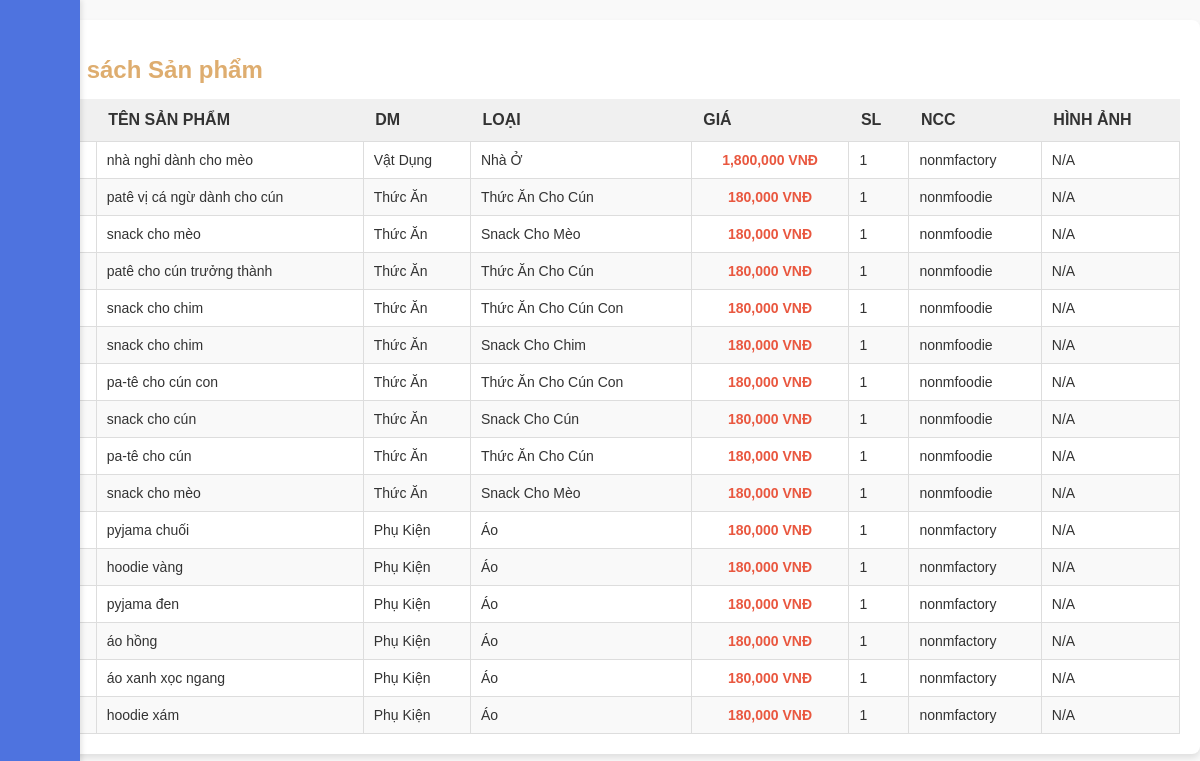
Page /Views/quanlysanpham.php on the committed database.
### tables this page shows
CREATE TABLE IF NOT EXISTS `sanpham` (
  `idSanPham` varchar(50) NOT NULL,
  `TenSanPham` varchar(50) NOT NULL,
  `SoLuong` int DEFAULT NULL,
  `MoTa` text,
  `Gia` decimal(15,2) DEFAULT NULL,
  `idDanhMuc` int NOT NULL,
  `idLoaiSP` int NOT NULL,
  `idNhaCungCap` int NOT NULL,
  `idNhaSanXuat` int NOT NULL,
  `Image` varchar(255) DEFAULT NULL,
  PRIMARY KEY (`idSanPham`),
  KEY `idDanhMuc` (`idDanhMuc`),
  KEY `idLoaiSP` (`idLoaiSP`),
  KEY `idNhaCungCap` (`idNhaCungCap`),
  KEY `idNhaSanXuat` (`idNhaSanXuat`)
);

CREATE TABLE IF NOT EXISTS `danhmuc` (
  `idDanhMuc` int NOT NULL,
  `TenDanhMuc` varchar(20) NOT NULL,
  PRIMARY KEY (`idDanhMuc`)
);

CREATE TABLE IF NOT EXISTS `loaisanpham` (
  `idLoaiSP` int NOT NULL,
  `TenLoai` varchar(50) NOT NULL,
  `MoTa` text,
  `idDanhMuc` int NOT NULL,
  PRIMARY KEY (`idLoaiSP`),
  KEY `idDanhMuc` (`idDanhMuc`)
);

CREATE TABLE IF NOT EXISTS `nhacungcap` (
  `idNhaCungCap` int NOT NULL,
  `TenNhaCungCap` varchar(20) NOT NULL,
  `DiaChi` varchar(50) DEFAULT NULL,
  `Sdt` char(10) DEFAULT NULL,
  `Email` varchar(50) DEFAULT NULL,
  PRIMARY KEY (`idNhaCungCap`)
);

### Public/Access/qlsp/maincontentqlsp.php (the view, shortened to what this page needs)
<div class="main-container">
        <aside class="sidebar">
            <ul>
                <li><a href="dashboard.php">Trang Chủ</a></li>
                <li><a href="quanlysanpham.php?act=danhmucsanpham">Danh mục sản phẩm</a></li>
                <li><a href="quanlysanpham.php?act=loaisanpham">Loại sản phẩm</a></li>
                <li><a href="quanlysanpham.php?act=sanpham">Sản phẩm</a></li>
            </ul>
        </aside>
    </div>
<?php
$sanPhamList = [];
try {
    $pdo = get_pdo_connection();
    $sql = "SELECT sp.*, dm.TenDanhMuc, lsp.TenLoai, ncc.TenNhaCungCap
            FROM sanpham sp
            JOIN danhmuc dm ON sp.idDanhMuc = dm.idDanhMuc
            JOIN loaisanpham lsp ON sp.idLoaiSP = lsp.idLoaiSP
            JOIN nhacungcap ncc ON sp.idNhaCungCap = ncc.idNhaCungCap
            ORDER BY sp.idSanPham DESC";
    $stmt = $pdo->prepare($sql);
    $stmt->execute();
    $sanPhamList = $stmt->fetchAll(PDO::FETCH_ASSOC);
} catch (PDOException $e) {
    $errorMessage = "Lỗi khi tải danh sách sản phẩm: " . $e->getMessage();
}
?>
<div class="product-list-container">
    <h1 class="page-title">Danh sách Sản phẩm</h1>
    <?php if (empty($sanPhamList)): ?>
        <p>Không có sản phẩm nào được tìm thấy.</p>
    <?php else: ?>
        <table class="product-table">
            <thead>
                <tr>
                    <th>ID</th>
                    <th>Tên Sản phẩm</th>
                    <th>DM</th>
                    <th>Loại</th>
                    <th>Giá</th>
                    <th>SL</th>
                    <th>NCC</th>
                    <th>Hình ảnh</th>
                    </tr>
            </thead>
            <tbody>
                <?php foreach ($sanPhamList as $row): ?>
                <tr>
                    <td><?= htmlspecialchars($row['idSanPham']) ?></td>
                    <td><?= htmlspecialchars($row['TenSanPham']) ?></td>
                    <td><?= htmlspecialchars($row['TenDanhMuc']) ?></td>
                    <td><?= htmlspecialchars($row['TenLoai']) ?></td>
                    <td class="price-col"><?= number_format($row['Gia']) ?> VNĐ</td>
                    <td><?= htmlspecialchars($row['SoLuong']) ?></td>
                    <td><?= htmlspecialchars($row['TenNhaCungCap']) ?></td>
                    <td>
                        <?php if (!empty($row['image'])): ?>
                            <img src="<?php echo htmlspecialchars($row['image']); ?>" class="product-image" alt="SP">
                        <?php else: ?>
                            N/A
                        <?php endif; ?>
                    </td>
                    </tr>
                <?php endforeach; ?>
            </tbody>
        </table>
    <?php endif; ?>
</div>

### Public/Access/css/dashboard.css (style rules this page uses)
body { font-family: Arial, sans-serif; margin: 0; padding: 0; background-color: #f9f9f9; color: #333; display: flex; flex-direction: column; min-height: 100vh; }
.main-container { display: flex; width: 100%; }
.sidebar { width: 60px; background-color:#4e73df; color: white; padding: 20px 10px; height: 100vh; box-shadow: 2px 0 5px rgba(0, 0, 0, 0.1); position: fixed; transition: width 0.3s ease; overflow: hidden; }
.sidebar ul { list-style: none; padding: 0; margin: 0; }
.sidebar ul li { margin: 15px 0; }

### Public/Access/qlsp/maincontentqlsp.php (style rules this page uses)
.product-list-container { background: #fff; padding: 20px; border-radius: 8px; box-shadow: 0 4px 6px rgba(0, 0, 0, 0.1); margin-top: 20px; clear: both; }
.page-title { color: #DEAD6F; font-size: 24px; margin-bottom: 15px; }
.product-table { width: 100%; border-collapse: collapse; }
.product-table th { background-color: #f0f0f0; color: #333; font-weight: bold; text-transform: uppercase; padding: 12px; text-align: left; }
.product-table td { border: 1px solid #ddd; padding: 10px; vertical-align: middle; font-size: 14px; }
.product-table tr:nth-child(even) { background-color: #f9f9f9; }
.price-col { font-weight: bold; color: #E9573F; text-align: center; }

### rows in the picture
sanpham: TenSanPham "nhà nghỉ dành cho mèo", idDanhMuc.TenDanhMuc "Vật Dụng", idLoaiSP.TenLoai "Nhà Ở", Gia "1,800,000", SoLuong "1", idNhaCungCap.TenNhaCungCap "nonmfactory"
sanpham: TenSanPham "patê vị cá ngừ dành cho cún", idDanhMuc.TenDanhMuc "Thức Ăn", idLoaiSP.TenLoai "Thức Ăn Cho Cún", Gia "180,000", SoLuong "1", idNhaCungCap.TenNhaCungCap "nonmfoodie"
sanpham: TenSanPham "snack cho mèo", idDanhMuc.TenDanhMuc "Thức Ăn", idLoaiSP.TenLoai "Snack Cho Mèo", Gia "180,000", SoLuong "1", idNhaCungCap.TenNhaCungCap "nonmfoodie"
sanpham: TenSanPham "patê cho cún trưởng thành", idDanhMuc.TenDanhMuc "Thức Ăn", idLoaiSP.TenLoai "Thức Ăn Cho Cún", Gia "180,000", SoLuong "1", idNhaCungCap.TenNhaCungCap "nonmfoodie"
sanpham: TenSanPham "snack cho chim", idDanhMuc.TenDanhMuc "Thức Ăn", idLoaiSP.TenLoai "Thức Ăn Cho Cún Con", Gia "180,000", SoLuong "1", idNhaCungCap.TenNhaCungCap "nonmfoodie"
sanpham: TenSanPham "snack cho chim", idDanhMuc.TenDanhMuc "Thức Ăn", idLoaiSP.TenLoai "Snack Cho Chim", Gia "180,000", SoLuong "1", idNhaCungCap.TenNhaCungCap "nonmfoodie"
sanpham: TenSanPham "pa-tê cho cún con", idDanhMuc.TenDanhMuc "Thức Ăn", idLoaiSP.TenLoai "Thức Ăn Cho Cún Con", Gia "180,000", SoLuong "1", idNhaCungCap.TenNhaCungCap "nonmfoodie"
sanpham: TenSanPham "snack cho cún", idDanhMuc.TenDanhMuc "Thức Ăn", idLoaiSP.TenLoai "Snack Cho Cún", Gia "180,000", SoLuong "1", idNhaCungCap.TenNhaCungCap "nonmfoodie"
sanpham: TenSanPham "pa-tê cho cún", idDanhMuc.TenDanhMuc "Thức Ăn", idLoaiSP.TenLoai "Thức Ăn Cho Cún", Gia "180,000", SoLuong "1", idNhaCungCap.TenNhaCungCap "nonmfoodie"
sanpham: TenSanPham "snack cho mèo", idDanhMuc.TenDanhMuc "Thức Ăn", idLoaiSP.TenLoai "Snack Cho Mèo", Gia "180,000", SoLuong "1", idNhaCungCap.TenNhaCungCap "nonmfoodie"
sanpham: TenSanPham "pyjama chuối", idDanhMuc.TenDanhMuc "Phụ Kiện", idLoaiSP.TenLoai "Áo", Gia "180,000", SoLuong "1", idNhaCungCap.TenNhaCungCap "nonmfactory"
sanpham: TenSanPham "hoodie vàng", idDanhMuc.TenDanhMuc "Phụ Kiện", idLoaiSP.TenLoai "Áo", Gia "180,000", SoLuong "1", idNhaCungCap.TenNhaCungCap "nonmfactory"
sanpham: TenSanPham "pyjama đen", idDanhMuc.TenDanhMuc "Phụ Kiện", idLoaiSP.TenLoai "Áo", Gia "180,000", SoLuong "1", idNhaCungCap.TenNhaCungCap "nonmfactory"
sanpham: TenSanPham "áo hồng", idDanhMuc.TenDanhMuc "Phụ Kiện", idLoaiSP.TenLoai "Áo", Gia "180,000", SoLuong "1", idNhaCungCap.TenNhaCungCap "nonmfactory"
sanpham: TenSanPham "áo xanh xọc ngang", idDanhMuc.TenDanhMuc "Phụ Kiện", idLoaiSP.TenLoai "Áo", Gia "180,000", SoLuong "1", idNhaCungCap.TenNhaCungCap "nonmfactory"
sanpham: TenSanPham "hoodie xám", idDanhMuc.TenDanhMuc "Phụ Kiện", idLoaiSP.TenLoai "Áo", Gia "180,000", SoLuong "1", idNhaCungCap.TenNhaCungCap "nonmfactory"
